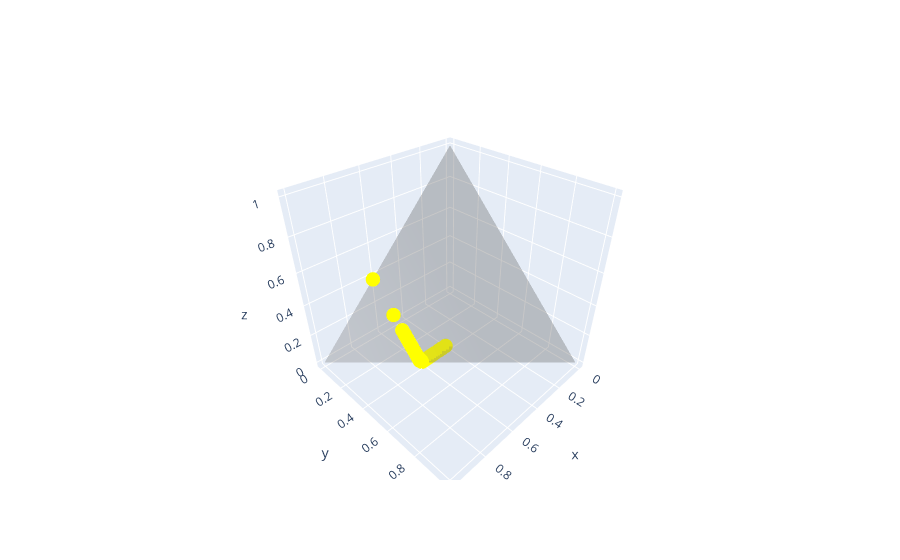

Here is the notebook cell this chart was saved with:
### Code cell
import numpy as np
import plotly.graph_objects as go

fig = go.Figure(data=[
    go.Mesh3d(
        x=[0, 0, 0, 1], #verticalmente ho definito O, C, B, A
        y=[0, 0, 1, 0],
        z=[0, 1, 0, 0],
        
        color = 'grey',

        #colors = colorRamp(c("red",'yellow','white','green','blue')),
        
        # Intensity of each vertex, which will be interpolated 
        #and color-coded
        #intensity=[0, 0.33, 0.66, 1],
        
        opacity = 0.2, #for transparency
        
        # i, j and k sono i vertici dei triangoli
        # here we represent the 4 triangles of the tetrahedron surface
        i=[0, 0, 0, 1],
        j=[1, 2, 3, 2],
        k=[2, 3, 1, 3],
        name='y',
        #showscale=True
    )
])

for i in range(coords.shape[0]):
    fig.add_trace(go.Scatter3d(mode='markers', 
                               x= [coords['TP'][i]],  #perchè la matrice è definita diversamente
                               y= [coords['TN'][i]], 
                               z= [coords['FP'][i]], 
                               marker = dict(color='yellow', size=5), showlegend=False))


fig.show()


#mi torna 
#ROC lavora su due assi che sono funzione delle stesse 3 variabili (fp,tn,tp) che io uso per ambiente CT
#   ( each_FPR = FP/(FP+TN) #=1-specificity --> x )
#   ( each_TPR = TP/(TP+FN) #=sensitivity --> y   )
#quindi ci sta che si sposti a sinistra



#PROB FORSE è CHE VOGLIO LINEA CHE UNISCE QUESTI PUNTI NON PUNTI SINGOLI -> TODO 
#lo stesso per le visualizzazioni successive

### Figure 1 — Plotly figure (JSON) as saved in the notebook; plotly's stock layout.template omitted (floating-point values rounded to 4 significant figures)
{"data": [{"color": "grey", "i": [0, 0, 0, 1], "j": [1, 2, 3, 2], "k": [2, 3, 1, 3], "name": "y", "opacity": 0.2, "type": "mesh3d", "x": [0, 0, 0, 1], "y": [0, 0, 1, 0], "z": [0, 1, 0, 0]}, {"marker": {"color": "yellow", "size": 5}, "mode": "markers", "showlegend": false, "type": "scatter3d", "x": [0.6172], "y": [0], "z": [0.3828]}, {"marker": {"color": "yellow", "size": 5}, "mode": "markers", "showlegend": false, "type": "scatter3d", "x": [0.6172], "y": [0.1641], "z": [0.2188]}, {"marker": {"color": "yellow", "size": 5}, "mode": "markers", "showlegend": false, "type": "scatter3d", "x": [0.6172], "y": [0.2344], "z": [0.1484]}, {"marker": {"color": "yellow", "size": 5}, "mode": "markers", "showlegend": false, "type": "scatter3d", "x": [0.6172], "y": [0.25], "z": [0.1328]}, {"marker": {"color": "yellow", "size": 5}, "mode": "markers", "showlegend": false, "type": "scatter3d", "x": [0.6172], "y": [0.2578], "z": [0.125]}, {"marker": {"color": "yellow", "size": 5}, "mode": "markers", "showlegend": false, "type": "scatter3d", "x": [0.6172], "y": [0.2734], "z": [0.1094]}, {"marker": {"color": "yellow", "size": 5}, "mode": "markers", "showlegend": false, "type": "scatter3d", "x": [0.6172], "y": [0.2891], "z": [0.09375]}, {"marker": {"color": "yellow", "size": 5}, "mode": "markers", "showlegend": false, "type": "scatter3d", "x": [0.6172], "y": [0.3047], "z": [0.07812]}, {"marker": {"color": "yellow", "size": 5}, "mode": "markers", "showlegend": false, "type": "scatter3d", "x": [0.6172], "y": [0.3125], "z": [0.07031]}, {"marker": {"color": "yellow", "size": 5}, "mode": "markers", "showlegend": false, "type": "scatter3d", "x": [0.6172], "y": [0.3281], "z": [0.05469]}, {"marker": {"color": "yellow", "size": 5}, "mode": "markers", "showlegend": false, "type": "scatter3d", "x": [0.6172], "y": [0.3281], "z": [0.05469]}, {"marker": {"color": "yellow", "size": 5}, "mode": "markers", "showlegend": false, "type": "scatter3d", "x": [0.6172], "y": [0.3438], "z": [0.03906]}, {"marker": {"color": "yellow", "size": 5}, "mode": "markers", "showlegend": false, "type": "scatter3d", "x": [0.6172], "y": [0.3438], "z": [0.03906]}, {"marker": {"color": "yellow", "size": 5}, "mode": "markers", "showlegend": false, "type": "scatter3d", "x": [0.6172], "y": [0.3438], "z": [0.03906]}, {"marker": {"color": "yellow", "size": 5}, "mode": "markers", "showlegend": false, "type": "scatter3d", "x": [0.6172], "y": [0.3438], "z": [0.03906]}, {"marker": {"color": "yellow", "size": 5}, "mode": "markers", "showlegend": false, "type": "scatter3d", "x": [0.6172], "y": [0.3438], "z": [0.03906]}, {"marker": {"color": "yellow", "size": 5}, "mode": "markers", "showlegend": false, "type": "scatter3d", "x": [0.6172], "y": [0.3438], "z": [0.03906]}, {"marker": {"color": "yellow", "size": 5}, "mode": "markers", "showlegend": false, "type": "scatter3d", "x": [0.6172], "y": [0.3516], "z": [0.03125]}, {"marker": {"color": "yellow", "size": 5}, "mode": "markers", "showlegend": false, "type": "scatter3d", "x": [0.6172], "y": [0.3594], "z": [0.02344]}, {"marker": {"color": "yellow", "size": 5}, "mode": "markers", "showlegend": false, "type": "scatter3d", "x": [0.6172], "y": [0.3594], "z": [0.02344]}, {"marker": {"color": "yellow", "size": 5}, "mode": "markers", "showlegend": false, "type": "scatter3d", "x": [0.6172], "y": [0.3594], "z": [0.02344]}, {"marker": {"color": "yellow", "size": 5}, "mode": "markers", "showlegend": false, "type": "scatter3d", "x": [0.6172], "y": [0.3594], "z": [0.02344]}, {"marker": {"color": "yellow", "size": 5}, "mode": "markers", "showlegend": false, "type": "scatter3d", "x": [0.6172], "y": [0.3594], "z": [0.02344]}, {"marker": {"color": "yellow", "size": 5}, "mode": "markers", "showlegend": false, "type": "scatter3d", "x": [0.6172], "y": [0.3594], "z": [0.02344]}, {"marker": {"color": "yellow", "size": 5}, "mode": "markers", "showlegend": false, "type": "scatter3d", "x": [0.6172], "y": [0.3594], "z": [0.02344]}, {"marker": {"color": "yellow", "size": 5}, "mode": "markers", "showlegend": false, "type": "scatter3d", "x": [0.6172], "y": [0.3594], "z": [0.02344]}, {"marker": {"color": "yellow", "size": 5}, "mode": "markers", "showlegend": false, "type": "scatter3d", "x": [0.6172], "y": [0.3594], "z": [0.02344]}, {"marker": {"color": "yellow", "size": 5}, "mode": "markers", "showlegend": false, "type": "scatter3d", "x": [0.6172], "y": [0.3594], "z": [0.02344]}, {"marker": {"color": "yellow", "size": 5}, "mode": "markers", "showlegend": false, "type": "scatter3d", "x": [0.6172], "y": [0.3594], "z": [0.02344]}, {"marker": {"color": "yellow", "size": 5}, "mode": "markers", "showlegend": false, "type": "scatter3d", "x": [0.6172], "y": [0.3594], "z": [0.02344]}, {"marker": {"color": "yellow", "size": 5}, "mode": "markers", "showlegend": false, "type": "scatter3d", "x": [0.6172], "y": [0.3594], "z": [0.02344]}, {"marker": {"color": "yellow", "size": 5}, "mode": "markers", "showlegend": false, "type": "scatter3d", "x": [0.6172], "y": [0.3594], "z": [0.02344]}, {"marker": {"color": "yellow", "size": 5}, "mode": "markers", "showlegend": false, "type": "scatter3d", "x": [0.6172], "y": [0.3594], "z": [0.02344]}, {"marker": {"color": "yellow", "size": 5}, "mode": "markers", "showlegend": false, "type": "scatter3d", "x": [0.6172], "y": [0.3594], "z": [0.02344]}, {"marker": {"color": "yellow", "size": 5}, "mode": "markers", "showlegend": false, "type": "scatter3d", "x": [0.6172], "y": [0.3672], "z": [0.01562]}, {"marker": {"color": "yellow", "size": 5}, "mode": "markers", "showlegend": false, "type": "scatter3d", "x": [0.6172], "y": [0.3672], "z": [0.01562]}, {"marker": {"color": "yellow", "size": 5}, "mode": "markers", "showlegend": false, "type": "scatter3d", "x": [0.6172], "y": [0.3672], "z": [0.01562]}, {"marker": {"color": "yellow", "size": 5}, "mode": "markers", "showlegend": false, "type": "scatter3d", "x": [0.6172], "y": [0.3672], "z": [0.01562]}, {"marker": {"color": "yellow", "size": 5}, "mode": "markers", "showlegend": false, "type": "scatter3d", "x": [0.6172], "y": [0.3672], "z": [0.01562]}, {"marker": {"color": "yellow", "size": 5}, "mode": "markers", "showlegend": false, "type": "scatter3d", "x": [0.6172], "y": [0.3672], "z": [0.01562]}, {"marker": {"color": "yellow", "size": 5}, "mode": "markers", "showlegend": false, "type": "scatter3d", "x": [0.6172], "y": [0.3672], "z": [0.01562]}, {"marker": {"color": "yellow", "size": 5}, "mode": "markers", "showlegend": false, "type": "scatter3d", "x": [0.6172], "y": [0.375], "z": [0.007812]}, {"marker": {"color": "yellow", "size": 5}, "mode": "markers", "showlegend": false, "type": "scatter3d", "x": [0.6172], "y": [0.375], "z": [0.007812]}, {"marker": {"color": "yellow", "size": 5}, "mode": "markers", "showlegend": false, "type": "scatter3d", "x": [0.6172], "y": [0.375], "z": [0.007812]}, {"marker": {"color": "yellow", "size": 5}, "mode": "markers", "showlegend": false, "type": "scatter3d", "x": [0.6172], "y": [0.375], "z": [0.007812]}, {"marker": {"color": "yellow", "size": 5}, "mode": "markers", "showlegend": false, "type": "scatter3d", "x": [0.6172], "y": [0.375], "z": [0.007812]}, {"marker": {"color": "yellow", "size": 5}, "mode": "markers", "showlegend": false, "type": "scatter3d", "x": [0.6172], "y": [0.375], "z": [0.007812]}, {"marker": {"color": "yellow", "size": 5}, "mode": "markers", "showlegend": false, "type": "scatter3d", "x": [0.6172], "y": [0.375], "z": [0.007812]}, {"marker": {"color": "yellow", "size": 5}, "mode": "markers", "showlegend": false, "type": "scatter3d", "x": [0.6172], "y": [0.375], "z": [0.007812]}, {"marker": {"color": "yellow", "size": 5}, "mode": "markers", "showlegend": false, "type": "scatter3d", "x": [0.6172], "y": [0.375], "z": [0.007812]}, {"marker": {"color": "yellow", "size": 5}, "mode": "markers", "showlegend": false, "type": "scatter3d", "x": [0.6172], "y": [0.375], "z": [0.007812]}, {"marker": {"color": "yellow", "size": 5}, "mode": "markers", "showlegend": false, "type": "scatter3d", "x": [0.6172], "y": [0.375], "z": [0.007812]}, {"marker": {"color": "yellow", "size": 5}, "mode": "markers", "showlegend": false, "type": "scatter3d", "x": [0.6172], "y": [0.375], "z": [0.007812]}, {"marker": {"color": "yellow", "size": 5}, "mode": "markers", "showlegend": false, "type": "scatter3d", "x": [0.6172], "y": [0.375], "z": [0.007812]}, {"marker": {"color": "yellow", "size": 5}, "mode": "markers", "showlegend": false, "type": "scatter3d", "x": [0.6172], "y": [0.375], "z": [0.007812]}, {"marker": {"color": "yellow", "size": 5}, "mode": "markers", "showlegend": false, "type": "scatter3d", "x": [0.6172], "y": [0.375], "z": [0.007812]}, {"marker": {"color": "yellow", "size": 5}, "mode": "markers", "showlegend": false, "type": "scatter3d", "x": [0.6172], "y": [0.375], "z": [0.007812]}, {"marker": {"color": "yellow", "size": 5}, "mode": "markers", "showlegend": false, "type": "scatter3d", "x": [0.6172], "y": [0.375], "z": [0.007812]}, {"marker": {"color": "yellow", "size": 5}, "mode": "markers", "showlegend": false, "type": "scatter3d", "x": [0.6172], "y": [0.375], "z": [0.007812]}, {"marker": {"color": "yellow", "size": 5}, "mode": "markers", "showlegend": false, "type": "scatter3d", "x": [0.6094], "y": [0.375], "z": [0.007812]}, {"marker": {"color": "yellow", "size": 5}, "mode": "markers", "showlegend": false, "type": "scatter3d", "x": [0.6094], "y": [0.375], "z": [0.007812]}, {"marker": {"color": "yellow", "size": 5}, "mode": "markers", "showlegend": false, "type": "scatter3d", "x": [0.6094], "y": [0.375], "z": [0.007812]}, {"marker": {"color": "yellow", "size": 5}, "mode": "markers", "showlegend": false, "type": "scatter3d", "x": [0.6094], "y": [0.375], "z": [0.007812]}, {"marker": {"color": "yellow", "size": 5}, "mode": "markers", "showlegend": false, "type": "scatter3d", "x": [0.6094], "y": [0.375], "z": [0.007812]}, {"marker": {"color": "yellow", "size": 5}, "mode": "markers", "showlegend": false, "type": "scatter3d", "x": [0.6094], "y": [0.375], "z": [0.007812]}, {"marker": {"color": "yellow", "size": 5}, "mode": "markers", "showlegend": false, "type": "scatter3d", "x": [0.6094], "y": [0.375], "z": [0.007812]}, {"marker": {"color": "yellow", "size": 5}, "mode": "markers", "showlegend": false, "type": "scatter3d", "x": [0.6094], "y": [0.3828], "z": [0]}, {"marker": {"color": "yellow", "size": 5}, "mode": "markers", "showlegend": false, "type": "scatter3d", "x": [0.6016], "y": [0.3828], "z": [0]}, {"marker": {"color": "yellow", "size": 5}, "mode": "markers", "showlegend": false, "type": "scatter3d", "x": [0.6016], "y": [0.3828], "z": [0]}, {"marker": {"color": "yellow", "size": 5}, "mode": "markers", "showlegend": false, "type": "scatter3d", "x": [0.6016], "y": [0.3828], "z": [0]}, {"marker": {"color": "yellow", "size": 5}, "mode": "markers", "showlegend": false, "type": "scatter3d", "x": [0.6016], "y": [0.3828], "z": [0]}, {"marker": {"color": "yellow", "size": 5}, "mode": "markers", "showlegend": false, "type": "scatter3d", "x": [0.6016], "y": [0.3828], "z": [0]}, {"marker": {"color": "yellow", "size": 5}, "mode": "markers", "showlegend": false, "type": "scatter3d", "x": [0.6016], "y": [0.3828], "z": [0]}, {"marker": {"color": "yellow", "size": 5}, "mode": "markers", "showlegend": false, "type": "scatter3d", "x": [0.6016], "y": [0.3828], "z": [0]}, {"marker": {"color": "yellow", "size": 5}, "mode": "markers", "showlegend": false, "type": "scatter3d", "x": [0.5938], "y": [0.3828], "z": [0]}, {"marker": {"color": "yellow", "size": 5}, "mode": "markers", "showlegend": false, "type": "scatter3d", "x": [0.5938], "y": [0.3828], "z": [0]}, {"marker": {"color": "yellow", "size": 5}, "mode": "markers", "showlegend": false, "type": "scatter3d", "x": [0.5938], "y": [0.3828], "z": [0]}, {"marker": {"color": "yellow", "size": 5}, "mode": "markers", "showlegend": false, "type": "scatter3d", "x": [0.5938], "y": [0.3828], "z": [0]}, {"marker": {"color": "yellow", "size": 5}, "mode": "markers", "showlegend": false, "type": "scatter3d", "x": [0.5938], "y": [0.3828], "z": [0]}, {"marker": {"color": "yellow", "size": 5}, "mode": "markers", "showlegend": false, "type": "scatter3d", "x": [0.5859], "y": [0.3828], "z": [0]}, {"marker": {"color": "yellow", "size": 5}, "mode": "markers", "showlegend": false, "type": "scatter3d", "x": [0.5859], "y": [0.3828], "z": [0]}, {"marker": {"color": "yellow", "size": 5}, "mode": "markers", "showlegend": false, "type": "scatter3d", "x": [0.5859], "y": [0.3828], "z": [0]}, {"marker": {"color": "yellow", "size": 5}, "mode": "markers", "showlegend": false, "type": "scatter3d", "x": [0.5859], "y": [0.3828], "z": [0]}, {"marker": {"color": "yellow", "size": 5}, "mode": "markers", "showlegend": false, "type": "scatter3d", "x": [0.5781], "y": [0.3828], "z": [0]}, {"marker": {"color": "yellow", "size": 5}, "mode": "markers", "showlegend": false, "type": "scatter3d", "x": [0.5781], "y": [0.3828], "z": [0]}, {"marker": {"color": "yellow", "size": 5}, "mode": "markers", "showlegend": false, "type": "scatter3d", "x": [0.5781], "y": [0.3828], "z": [0]}, {"marker": {"color": "yellow", "size": 5}, "mode": "markers", "showlegend": false, "type": "scatter3d", "x": [0.5781], "y": [0.3828], "z": [0]}, {"marker": {"color": "yellow", "size": 5}, "mode": "markers", "showlegend": false, "type": "scatter3d", "x": [0.5703], "y": [0.3828], "z": [0]}, {"marker": {"color": "yellow", "size": 5}, "mode": "markers", "showlegend": false, "type": "scatter3d", "x": [0.5703], "y": [0.3828], "z": [0]}, {"marker": {"color": "yellow", "size": 5}, "mode": "markers", "showlegend": false, "type": "scatter3d", "x": [0.5625], "y": [0.3828], "z": [0]}, {"marker": {"color": "yellow", "size": 5}, "mode": "markers", "showlegend": false, "type": "scatter3d", "x": [0.5547], "y": [0.3828], "z": [0]}, {"marker": {"color": "yellow", "size": 5}, "mode": "markers", "showlegend": false, "type": "scatter3d", "x": [0.5547], "y": [0.3828], "z": [0]}, {"marker": {"color": "yellow", "size": 5}, "mode": "markers", "showlegend": false, "type": "scatter3d", "x": [0.5547], "y": [0.3828], "z": [0]}, {"marker": {"color": "yellow", "size": 5}, "mode": "markers", "showlegend": false, "type": "scatter3d", "x": [0.5469], "y": [0.3828], "z": [0]}, {"marker": {"color": "yellow", "size": 5}, "mode": "markers", "showlegend": false, "type": "scatter3d", "x": [0.5391], "y": [0.3828], "z": [0]}, {"marker": {"color": "yellow", "size": 5}, "mode": "markers", "showlegend": false, "type": "scatter3d", "x": [0.5234], "y": [0.3828], "z": [0]}, {"marker": {"color": "yellow", "size": 5}, "mode": "markers", "showlegend": false, "type": "scatter3d", "x": [0.5078], "y": [0.3828], "z": [0]}, {"marker": {"color": "yellow", "size": 5}, "mode": "markers", "showlegend": false, "type": "scatter3d", "x": [0.4766], "y": [0.3828], "z": [0]}, {"marker": {"color": "yellow", "size": 5}, "mode": "markers", "showlegend": false, "type": "scatter3d", "x": [0.4531], "y": [0.3828], "z": [0]}, {"marker": {"color": "yellow", "size": 5}, "mode": "markers", "showlegend": false, "type": "scatter3d", "x": [0.4219], "y": [0.3828], "z": [0]}], "layout": {}}
